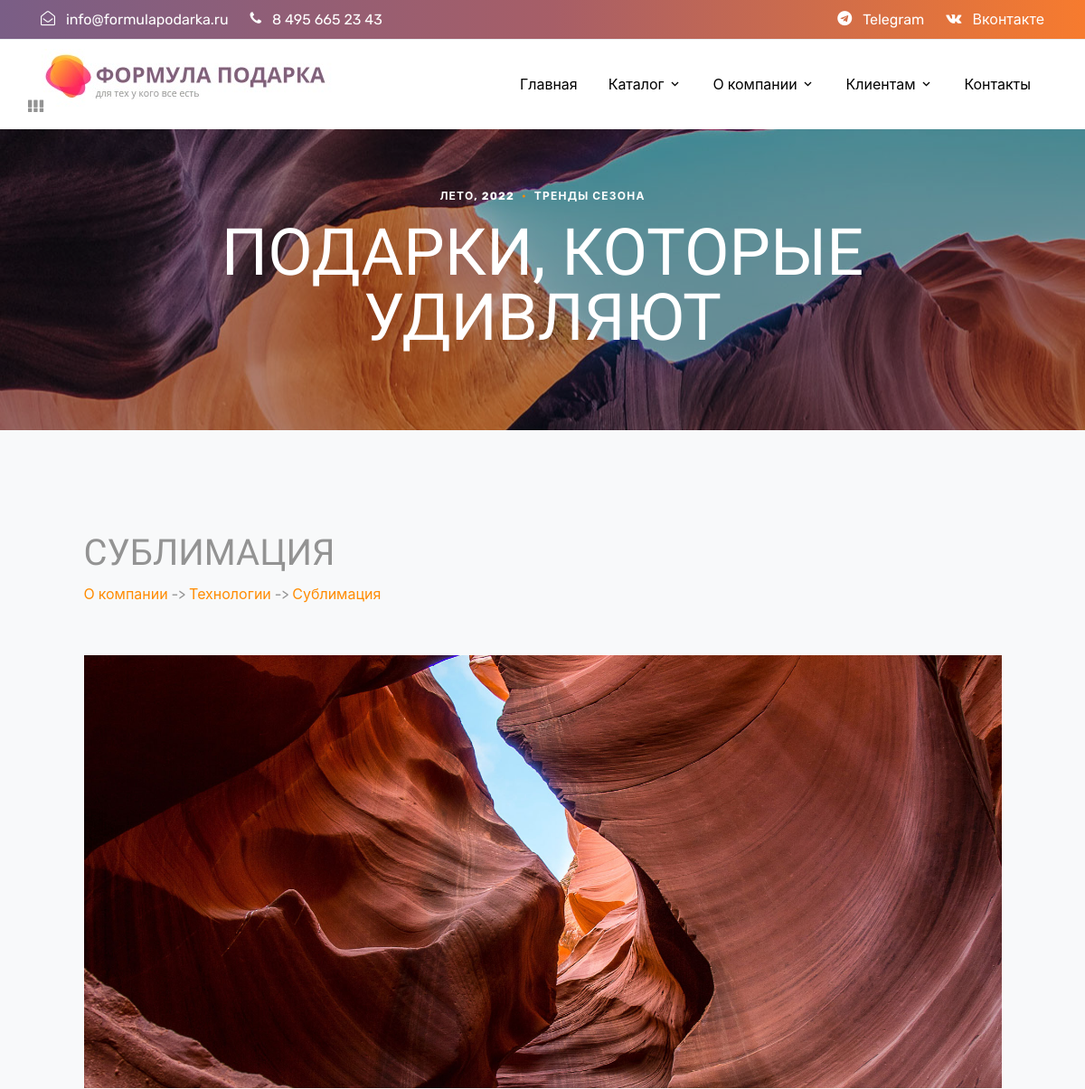
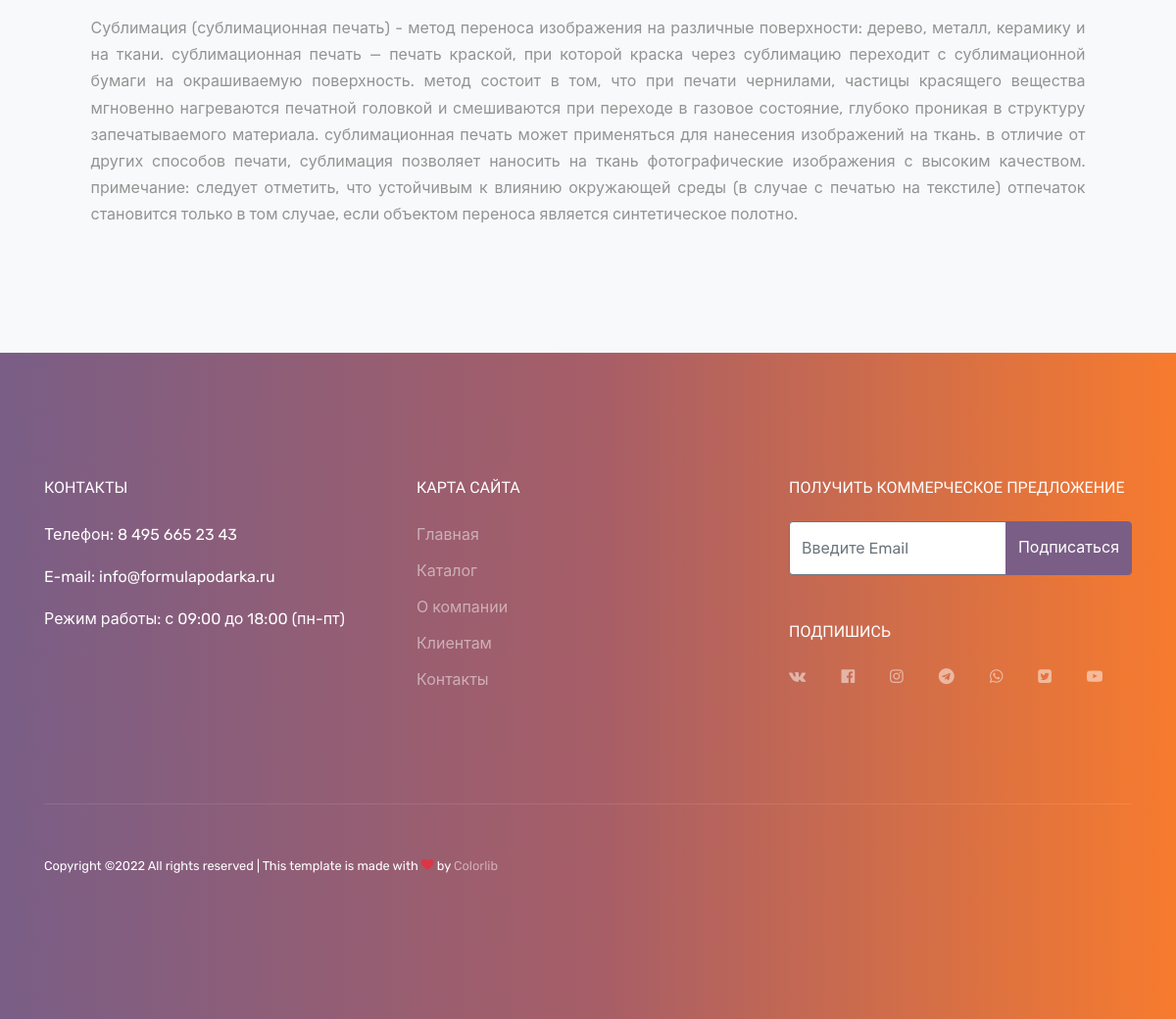
Page /company/technologies/sublimacija/ on the committed database (2 pictures, top to bottom).
### formula/models.py (models this page shows, shortened)
class Technologies(models.Model):
    title = models.CharField('', max_length=30)
    description = models.TextField()
    slug = models.SlugField(default='', null=False, db_index=True)
    class Meta:
        verbose_name = 'Технология'
        verbose_name_plural = 'Технологии'

### formula/views.py (the view)
# urls.py: path('company/technologies/<slug:technology_slug>/', views.technology, name='technology-page'),
def technology(request, technology_slug):
    categories = Category.objects.order_by('-id')
    products = Product.objects.order_by('-id')
    technologies = Technologies.objects.order_by('-id')
    technology_title = Technologies.objects.get(slug=technology_slug).title.lower().capitalize()
    technology_description = Technologies.objects.get(slug=technology_slug).description.lower().capitalize()
    context = {
        'categories': categories,
        'products': products,
        'technologies': technologies,
        'technology_slug': technology_slug,
        'technology_title': technology_title,
        'technology_description': technology_description
    }
    return render(request, 'formula/technology.html', context)

### formula/models.py (called while the page is built)
    def __str__(self):
        return f'{self.name}'

    def __str__(self):
        return f'{self.title}'

### formula/templates/formula/technology.html (shortened to what this page needs)
{% extends 'base.html' %}
{% load static %}
{% block content %}
<h1>{{technology_title}}</h1>
<a href="{% url 'company-page' %}">О компании</a> ->
<a href="{% url 'technologies-page' %}">Технологии</a> ->
<a href="{% url 'technology-page' technology_slug %}">{{technology_title}}</a>
<br><br>
<br>
<p><img src="{% static 'images/hero_2.jpg' %}" alt="Image" class="img-fluid"></p>
<p> {{technology_description}}</p>
{% endblock %}

### static/css/mystyle.css (style rules this page uses)
p { text-align: justify; }

### formula/static/formula/css/style.css (style rules this page uses)
.font-gray-7, body { color: #939393; }
body { line-height: 1.7; font-weight: 400; font-size: 1rem; }
body:before { position: absolute; content: ""; left: 0; right: 0; bottom: 0; top: 0; background: rgba(0, 0, 0, 0.3); -webkit-transition: .3s all ease; -o-transition: .3s all ease; transition: .3s all ease; opacity: 0; visibility: hidden; z-index: 399; }
h1, h2, h3, h4, h5, .h1, .h2, .h3, .h4, .h5 { font-family: "Oswald", sans-serif; text-transform: uppercase; }

### rows in the picture
Technologies: title "СУБЛИМАЦИЯ", title "Сублимация", description "Сублимация (сублимационная печать) - метод переноса изображения на различные поверхности: дерево, металл, керамику и на ткани. сублимационная печать — печать краской, при которой краска через сублимацию переходит с сублимационной бумаги на окрашиваемую поверхность. метод состоит в том, что при печати чернилами, частицы красящего вещества мгновенно нагреваются печатной головкой и смешиваются при переходе в газовое состояние, глубоко проникая в структуру запечатываемого материала. сублимационная печать может применяться для нанесения изображений на ткань. в отличие от других способов печати, сублимация позволяет наносить на ткань фотографические изображения с высоким качеством. примечание:…"
